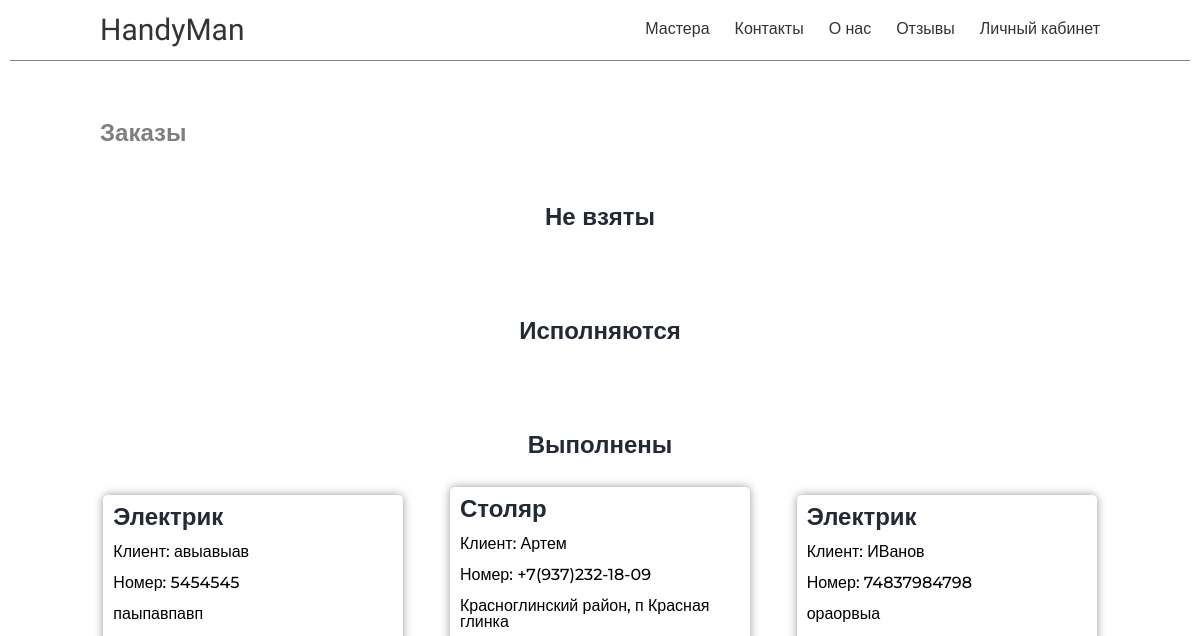
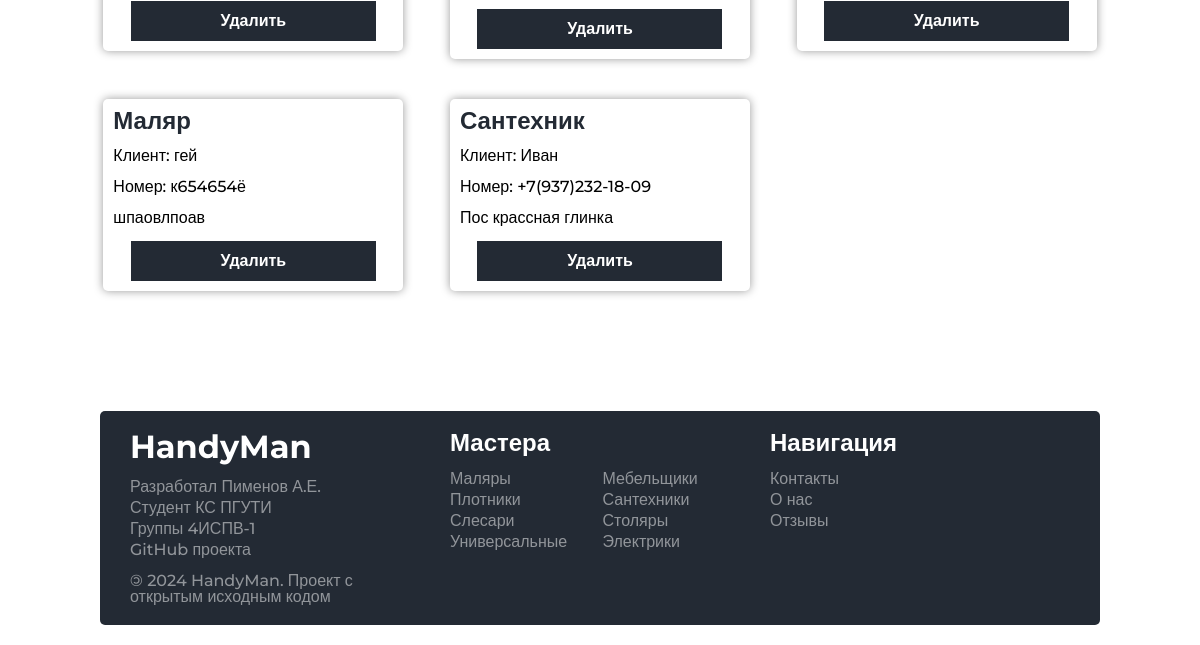
Page /tasks/ (signed in) on the earlier database version (2 pictures, top to bottom).
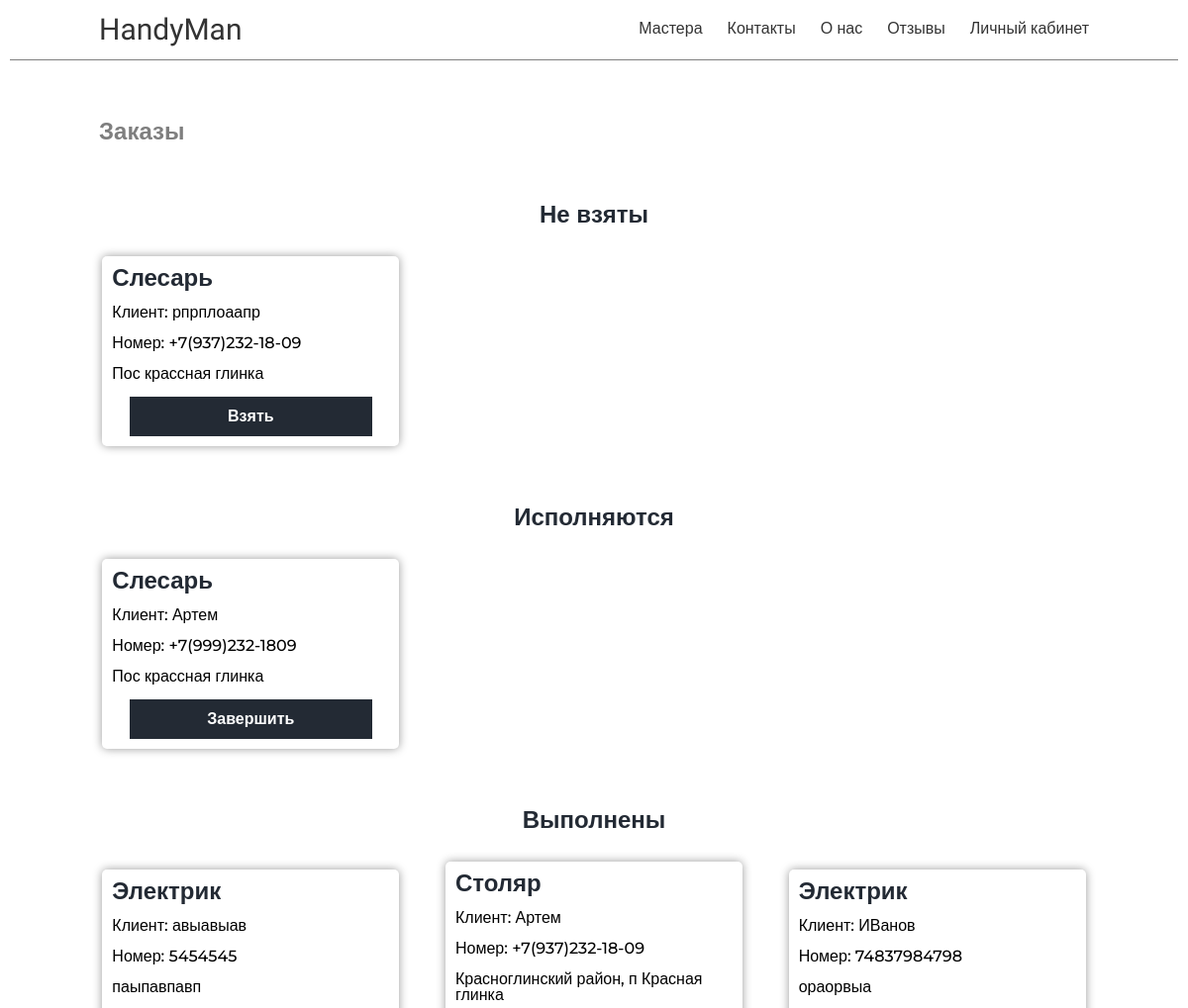
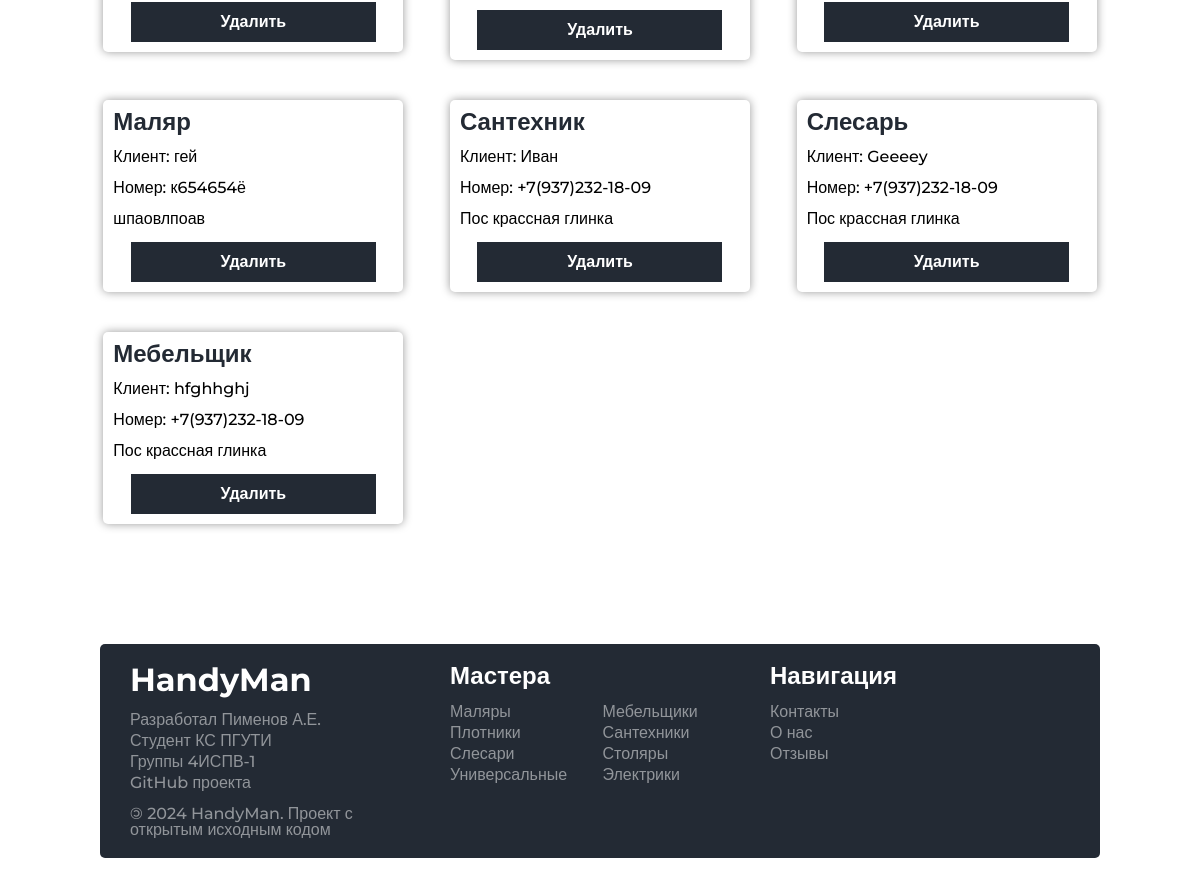
Same page on the later database version (2 pictures, top to bottom).
### handyman/models.py (models this page shows, shortened)
class MasterTasks(models.Model):
    STATUS_CHOICES = [
        ('pending', 'Ожидает выполнения'),
        ('in_progress', 'Выполняется'),
        ('completed', 'Выполнено'),
    ]
    id = models.UUIDField(primary_key=True, default=uuid.uuid4, editable=False)
    master_type = models.ForeignKey('Skills', on_delete=models.PROTECT)
    client_name = models.CharField(max_length=100)
    client_tel = models.CharField(max_length=100)
    client_adders = models.CharField(max_length=100)
    status = models.CharField(
        max_length=20,
        choices=STATUS_CHOICES,
        default='pending',
    )

class Skills(models.Model):
    id = models.UUIDField(primary_key=True, default=uuid.uuid4, editable=False)
    name = models.CharField(max_length=100)
    cat_name = models.CharField(
        max_length=100
    )
    slug = models.CharField(max_length=100, unique=True)
    image = models.ImageField(upload_to='skills/images', blank=True, null=True)
    created_at = models.DateTimeField(auto_now_add=True)
    class Meta:
        ordering = ['cat_name']
    def __str__(self):
        return str(self.name)

### handyman/views.py (the view)
# urls.py: path('tasks/', views.masterTasks, name='tasks'),
@user_passes_test(is_master)
def masterTasks(request):
    tasks_not_taken = MasterTasks.objects.filter(status='pending')
    tasks_in_progress = MasterTasks.objects.filter(status='in_progress')
    tasks_completed = MasterTasks.objects.filter(status='completed')
    data = {
        'title': 'Заказы',
        'tasks_not_taken': tasks_not_taken,
        'tasks_in_progress': tasks_in_progress,
        'tasks_completed': tasks_completed,
    }
    return render(request, 'account/mastetasks.html', context=data)

### handyman/templatetags/custom_filters.py (called while the page is built)
@register.filter
def is_in_group(user, group_name):
    return user.groups.filter(name=group_name).exists()

### handyman/templatetags/custom_tags.py (called while the page is built)
@register.simple_tag
def get_all_skills():
    return Skills.objects.all()

### handyman/views.py (called while the page is built)
def is_master(user):
    return user.groups.filter(name='master').exists()

### handyman/templates/account/mastetasks.html
{% extends "base.html" %}
{% load custom_filters %}
{% block content %}
    {% include "handyman/include/header.html" %}
    <div class="main-container">
        <div class="main">
            <div class="main-tasks">
                <h1>Заказы</h1>
                <div class="main-tasks-block">
                    <h2>Не взяты</h2>
                    <div class="main-tasks-block-list">
                        <ul>
                            {% for task in tasks_not_taken %}
                                <li>
                                    <h2>{{ task.master_type }}</h2>
                                    <p>Клиент: {{ task.client_name }}</p>
                                    <p>Номер: {{ task.client_tel }}</p>
                                    <p>{{ task.client_adders }}</p>
                                    <button type="button"
                                            onclick="document.location.href='{% url 'take_task' task.id %}'">Взять
                                    </button>
                                </li>
                            {% endfor %}
                        </ul>
                    </div>
                </div>
                <div class="main-tasks-block">
                    <h2>Исполняются</h2>
                    <div class="main-tasks-block-list">
                        <ul>
                            {% for task in tasks_in_progress %}
                                <li>
                                    <h2>{{ task.master_type }}</h2>
                                    <p>Клиент: {{ task.client_name }}</p>
                                    <p>Номер: {{ task.client_tel }}</p>
                                    <p>{{ task.client_adders }}</p>
                                    <button type="button"
                                            onclick="document.location.href='{% url 'complete_task' task.id %}'">Завершить
                                    </button>
                                </li>
                            {% endfor %}
                        </ul>
                    </div>
                </div>
                <div class="main-tasks-block">
                    <h2>Выполнены</h2>
                    <div class="main-tasks-block-list">
                        <ul>
                            {% for task in tasks_completed %}
                                <li>
                                    <h2>{{ task.master_type }}</h2>
                                    <p>Клиент: {{ task.client_name }}</p>
                                    <p>Номер: {{ task.client_tel }}</p>
                                    <p>{{ task.client_adders }}</p>
                                    {% if user|is_in_group:"admin" %}
                                        <button type="button"
                                                onclick="document.location.href='{% url 'delete_task' task.id %}'">Удалить
                                        </button>
                                    {% else %}
                                        <button type="button" disabled>Удалить</button>
                                    {% endif %}
                                </li>
                            {% endfor %}
                        </ul>
                    </div>
                </div>
            </div>
        </div>
    </div>
    {% include "handyman/include/footer.html" %}
{% endblock %}

### handyman/templates/handyman/include/footer.html
{% load custom_tags %}
<div class="footer-container">
    <div class="footer">
        <div class="footer-block">
            <h2>HandyMan</h2>
            <ul class="mt-20">
                <li>Разработал Пименов А.Е.</li>
                <li>Студент КС ПГУТИ</li>
                <li>Группы 4ИСПВ-1</li>
                <li>
                    <a href="https://github.com/binido/Course-work">GitHub проекта</a>
                </li>
                <li>
                    <span>&copy;</span> 2024 HandyMan. Проект с открытым исходным кодом
                </li>
            </ul>
        </div>
        <div class="footer-block">
            <h3>Мастера</h3>
            <ul class="grid-ul">
                {% get_all_skills as skills %}
                {% for skill in skills %}
                    <li><a href="{% url 'masters_type' skill.slug %}">{{ skill.cat_name }}</a></li>
                {% empty %}
                    <li>Нет доступных мастеров</li>
                {% endfor %}
            </ul>
        </div>
        <div class="footer-block">
            <h3>Навигация</h3>
            <ul>
                <li><a href="{% url 'contacts' %}">Контакты</a></li>
                <li><a href="{% url 'about' %}">О нас</a></li>
                <li><a href="{% url 'feedbacks' %}">Отзывы</a></li>
            </ul>
        </div>
    </div>
</div>

Differences in the rows shown:
added MasterTasks: master_type "Слесарь", client_name "рпрплоаапр", client_tel "+7(937)232-18-09", client_adders "Пос крассная глинка", shown under "Не взяты"
added MasterTasks: master_type "Слесарь", client_name "Артем", client_tel "+7(999)232-1809", client_adders "Пос крассная глинка", shown under "Исполняются"
added MasterTasks: master_type "Слесарь", client_name "Geeeey", client_tel "+7(937)232-18-09", client_adders "Пос крассная глинка", shown under "Выполнены"
added MasterTasks: master_type "Мебельщик", client_name "hfghhghj", client_tel "+7(937)232-18-09", client_adders "Пос крассная глинка", shown under "Выполнены"
